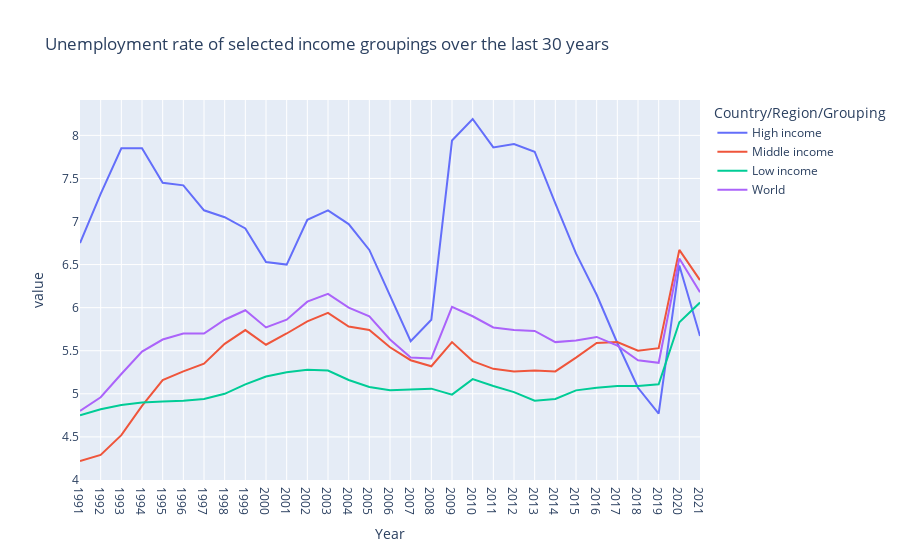

The code cell stored with this chart in its notebook:
### Markdown cell above
Plotting the unemployment rate over time of selected countries/groupings:

### Code cell
fig = px.line(df[["High income", "Middle income", "Low income", "World"]],
             title="Unemployment rate of selected income groupings over the last 30 years ")
fig.show()

### Figure 1 — Plotly figure (JSON) as saved in the notebook; plotly's stock layout.template omitted (floating-point values rounded to 4 significant figures)
{"data": [{"hovertemplate": "Country/Region/Grouping=High income<br>Year=%{x}<br>value=%{y}<extra></extra>", "legendgroup": "High income", "line": {"color": "#636efa", "dash": "solid"}, "marker": {"symbol": "circle"}, "mode": "lines", "name": "High income", "orientation": "v", "showlegend": true, "type": "scatter", "x": ["1991", "1992", "1993", "1994", "1995", "1996", "1997", "1998", "1999", "2000", "2001", "2002", "2003", "2004", "2005", "2006", "2007", "2008", "2009", "2010", "2011", "2012", "2013", "2014", "2015", "2016", "2017", "2018", "2019", "2020", "2021"], "xaxis": "x", "y": [6.75, 7.32, 7.85, 7.85, 7.45, 7.42, 7.13, 7.05, 6.92, 6.53, 6.5, 7.02, 7.13, 6.97, 6.67, 6.14, 5.61, 5.86, 7.94, 8.19, 7.86, 7.9, 7.81, 7.21, 6.63, 6.15, 5.59, 5.07, 4.77, 6.49, 5.67], "yaxis": "y"}, {"hovertemplate": "Country/Region/Grouping=Middle income<br>Year=%{x}<br>value=%{y}<extra></extra>", "legendgroup": "Middle income", "line": {"color": "#EF553B", "dash": "solid"}, "marker": {"symbol": "circle"}, "mode": "lines", "name": "Middle income", "orientation": "v", "showlegend": true, "type": "scatter", "x": ["1991", "1992", "1993", "1994", "1995", "1996", "1997", "1998", "1999", "2000", "2001", "2002", "2003", "2004", "2005", "2006", "2007", "2008", "2009", "2010", "2011", "2012", "2013", "2014", "2015", "2016", "2017", "2018", "2019", "2020", "2021"], "xaxis": "x", "y": [4.22, 4.29, 4.52, 4.86, 5.16, 5.26, 5.35, 5.58, 5.74, 5.57, 5.7, 5.84, 5.94, 5.78, 5.74, 5.54, 5.39, 5.32, 5.6, 5.38, 5.29, 5.26, 5.27, 5.26, 5.42, 5.59, 5.6, 5.5, 5.53, 6.67, 6.32], "yaxis": "y"}, {"hovertemplate": "Country/Region/Grouping=Low income<br>Year=%{x}<br>value=%{y}<extra></extra>", "legendgroup": "Low income", "line": {"color": "#00cc96", "dash": "solid"}, "marker": {"symbol": "circle"}, "mode": "lines", "name": "Low income", "orientation": "v", "showlegend": true, "type": "scatter", "x": ["1991", "1992", "1993", "1994", "1995", "1996", "1997", "1998", "1999", "2000", "2001", "2002", "2003", "2004", "2005", "2006", "2007", "2008", "2009", "2010", "2011", "2012", "2013", "2014", "2015", "2016", "2017", "2018", "2019", "2020", "2021"], "xaxis": "x", "y": [4.75, 4.82, 4.87, 4.9, 4.91, 4.92, 4.94, 5, 5.11, 5.2, 5.25, 5.28, 5.27, 5.16, 5.08, 5.04, 5.05, 5.06, 4.99, 5.17, 5.09, 5.02, 4.92, 4.94, 5.04, 5.07, 5.09, 5.09, 5.11, 5.83, 6.06], "yaxis": "y"}, {"hovertemplate": "Country/Region/Grouping=World<br>Year=%{x}<br>value=%{y}<extra></extra>", "legendgroup": "World", "line": {"color": "#ab63fa", "dash": "solid"}, "marker": {"symbol": "circle"}, "mode": "lines", "name": "World", "orientation": "v", "showlegend": true, "type": "scatter", "x": ["1991", "1992", "1993", "1994", "1995", "1996", "1997", "1998", "1999", "2000", "2001", "2002", "2003", "2004", "2005", "2006", "2007", "2008", "2009", "2010", "2011", "2012", "2013", "2014", "2015", "2016", "2017", "2018", "2019", "2020", "2021"], "xaxis": "x", "y": [4.8, 4.96, 5.23, 5.49, 5.63, 5.7, 5.7, 5.86, 5.97, 5.77, 5.86, 6.07, 6.16, 6, 5.9, 5.63, 5.42, 5.41, 6.01, 5.9, 5.77, 5.74, 5.73, 5.6, 5.62, 5.66, 5.56, 5.39, 5.36, 6.57, 6.18], "yaxis": "y"}], "layout": {"legend": {"title": {"text": "Country/Region/Grouping"}, "tracegroupgap": 0}, "title": {"text": "Unemployment rate of selected income groupings over the last 30 years "}, "xaxis": {"anchor": "y", "domain": [0, 1], "title": {"text": "Year"}}, "yaxis": {"anchor": "x", "domain": [0, 1], "title": {"text": "value"}}}}
